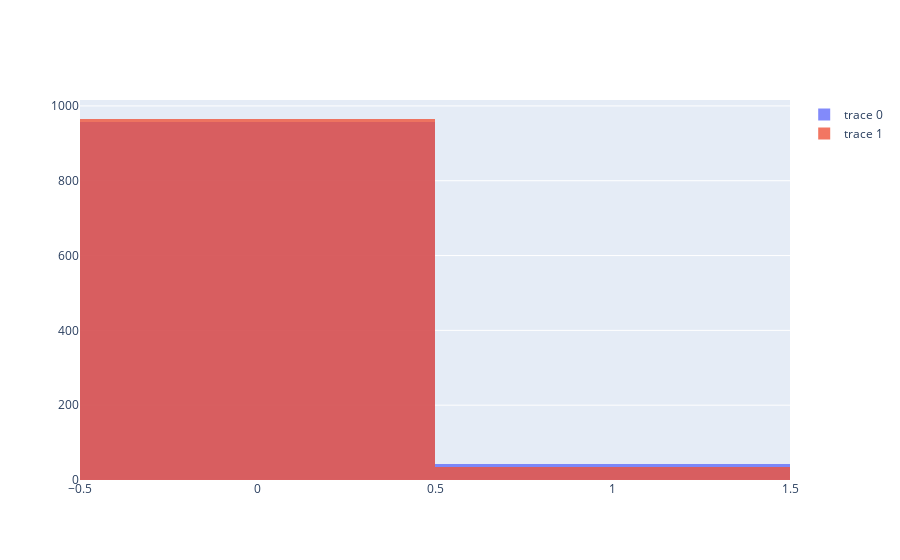

The cell this chart's notebook holds for it:
### Markdown cell above
### Оценка распределения

### Code cell
fig = go.Figure([go.Histogram(x=x_a, opacity=0.8),
                 go.Histogram(x=x_b, opacity=0.8)])
fig.update_layout(barmode="overlay")

### Figure 1 — Plotly figure (JSON) as saved in the notebook; plotly's stock layout.template omitted (floating-point values rounded to 4 significant figures; data arrays with more than 128 entries replaced by an {"elided": "..."} marker saying what was removed)
{"data": [{"opacity": 0.8, "type": "histogram", "x": {"elided": "1000 int values"}}, {"opacity": 0.8, "type": "histogram", "x": {"elided": "1000 int values"}}], "layout": {"barmode": "overlay"}}
